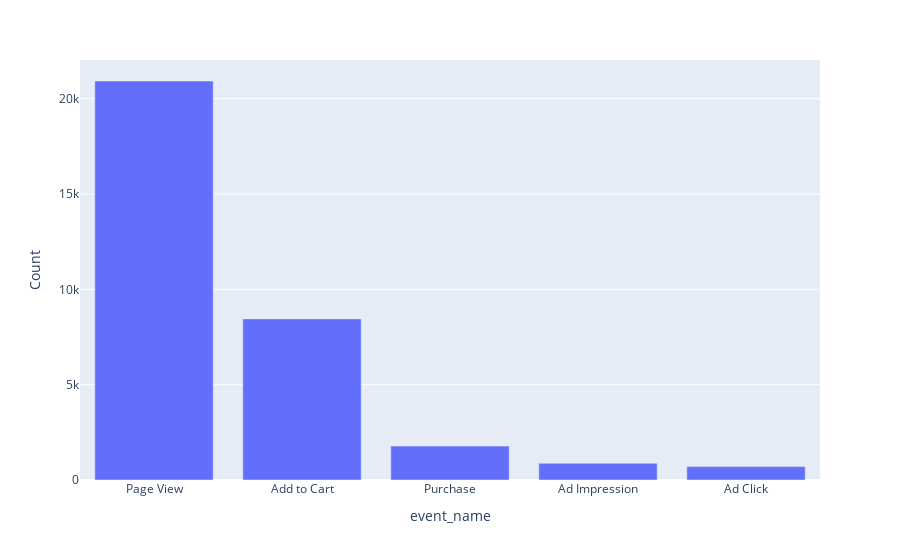

The cell this chart's notebook holds for it:
### Code cell
# Event Summary

fig = px.bar(event_summary, x='event_name', y='Count')
fig.show()

### Figure 1 — Plotly figure (JSON) as saved in the notebook; plotly's stock layout.template omitted (floating-point values rounded to 4 significant figures)
{"data": [{"alignmentgroup": "True", "hovertemplate": "event_name=%{x}<br>Count=%{y}<extra></extra>", "legendgroup": "", "marker": {"color": "#636efa", "pattern": {"shape": ""}}, "name": "", "offsetgroup": "", "orientation": "v", "showlegend": false, "textposition": "auto", "type": "bar", "x": ["Page View", "Add to Cart", "Purchase", "Ad Impression", "Ad Click"], "xaxis": "x", "y": [20928, 8451, 1777, 876, 702], "yaxis": "y"}], "layout": {"barmode": "relative", "legend": {"tracegroupgap": 0}, "margin": {"t": 60}, "xaxis": {"anchor": "y", "domain": [0, 1], "title": {"text": "event_name"}}, "yaxis": {"anchor": "x", "domain": [0, 1], "title": {"text": "Count"}}}}
